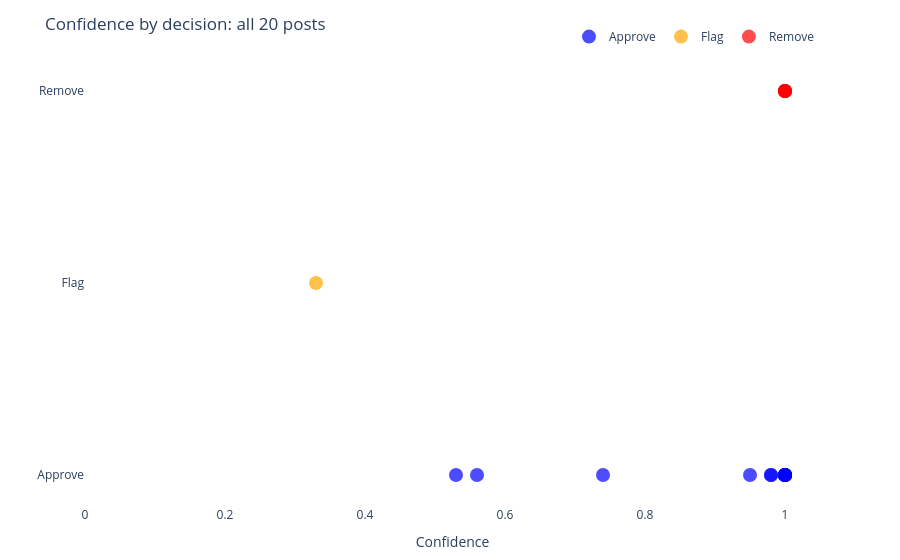

Source (notebook cell):
### Markdown cell above
## 11. Confidence by decision

Each post as a point, grouped by decision. Shows how confident Jev was across the three options.

### Code cell
fig4 = go.Figure()

colors = {"Approve": "blue", "Flag": "orange", "Remove": "red"}

for decision, color in colors.items():
    subset = results_df[results_df["decision"] == decision]
    if subset.empty:
        continue
    fig4.add_trace(go.Scatter(
        x=subset["confidence"],
        y=subset["decision"],
        mode="markers",
        name=decision,
        marker=dict(color=color, size=14, opacity=0.7),
        text=subset["id"] + "<br>" + subset["band"],
        hoverinfo="text+x",
    ))

fig4.update_layout(
    title="Confidence by decision: all 20 posts",
    xaxis_title="Confidence",
    xaxis=dict(range=[0, 1.05]),
    yaxis_title="",
    plot_bgcolor="white",
    paper_bgcolor="white",
    font=dict(size=12),
    margin=dict(t=60, b=40),
    legend=dict(orientation="h", yanchor="bottom", y=1.02, xanchor="right", x=1),
)
fig4.show()

### Figure 1 — Plotly figure (JSON) as saved in the notebook; plotly's stock layout.template omitted (floating-point values rounded to 4 significant figures)
{"data": [{"hoverinfo": "text+x", "marker": {"color": "blue", "opacity": 0.7, "size": 14}, "mode": "markers", "name": "Approve", "text": ["P006<br>clear_acceptable", "P007<br>clear_acceptable", "P008<br>clear_acceptable", "P009<br>clear_acceptable", "P010<br>clear_acceptable", "P011<br>ambiguous", "P012<br>ambiguous", "P013<br>ambiguous", "P015<br>ambiguous", "P016<br>edge", "P017<br>edge", "P018<br>edge", "P019<br>edge", "P020<br>edge"], "type": "scatter", "x": [1.0, 1.0, 1.0, 1.0, 1.0, 1.0, 0.53, 1.0, 0.98, 0.95, 1.0, 0.56, 0.74, 0.98], "y": ["Approve", "Approve", "Approve", "Approve", "Approve", "Approve", "Approve", "Approve", "Approve", "Approve", "Approve", "Approve", "Approve", "Approve"]}, {"hoverinfo": "text+x", "marker": {"color": "orange", "opacity": 0.7, "size": 14}, "mode": "markers", "name": "Flag", "text": ["P014<br>ambiguous"], "type": "scatter", "x": [0.33], "y": ["Flag"]}, {"hoverinfo": "text+x", "marker": {"color": "red", "opacity": 0.7, "size": 14}, "mode": "markers", "name": "Remove", "text": ["P001<br>clear_violation", "P002<br>clear_violation", "P003<br>clear_violation", "P004<br>clear_violation", "P005<br>clear_violation"], "type": "scatter", "x": [1.0, 1.0, 1.0, 1.0, 1.0], "y": ["Remove", "Remove", "Remove", "Remove", "Remove"]}], "layout": {"font": {"size": 12}, "legend": {"orientation": "h", "x": 1, "xanchor": "right", "y": 1.02, "yanchor": "bottom"}, "margin": {"b": 40, "t": 60}, "paper_bgcolor": "white", "plot_bgcolor": "white", "title": {"text": "Confidence by decision: all 20 posts"}, "xaxis": {"range": [0, 1.05], "title": {"text": "Confidence"}}, "yaxis": {"title": {"text": ""}}}}
